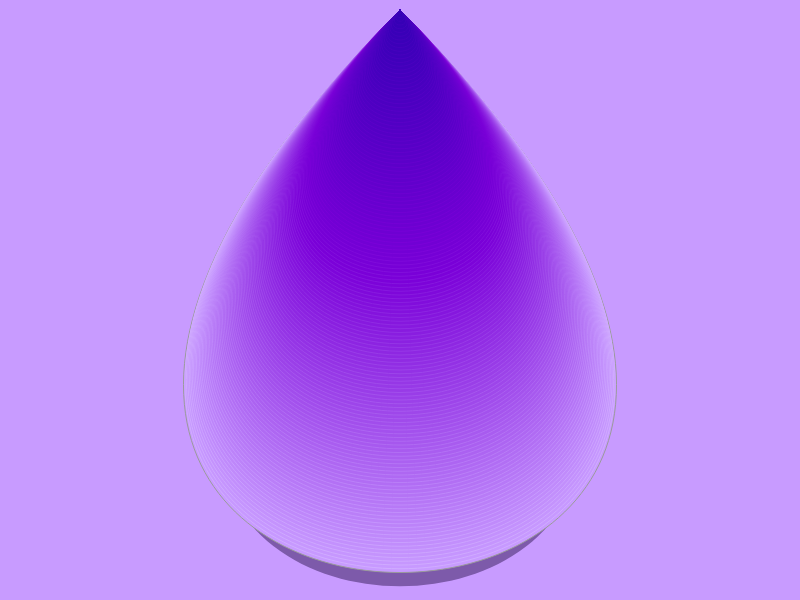
Frame 1 (no input)
Frame 60 (no input): identical to frame 1, image omitted
Frame 120 (the mouse pressed at the canvas centre since frame 60): identical to frame 1, image omitted

The p5.js sketch that drew this single still picture (run headless with seeded random() and noise() and a simulated clock; from frame 60 on, the mouse is pressed at the canvas centre):

// p5.js sketch
// ── sketch.js
function setup() 
{
  createCanvas(800, 600);
}

function draw() 
{
  background(200, 155, 255);

  let size = 750;
  let red = 200;
  let green = 155;
  let blue = 255;
  let fillColor = color(red, green, blue);
  let xPos = 400;
  let yPos = 10;
  let count = 0;

  noStroke();
  noFill();
  drawShape(xPos, yPos + 100, color(red - 75,green - 65, blue - 85), size - 115);
  stroke(155);
  while (size >= 0)
  {
    drawShape(xPos, yPos, fillColor, size);
    size = size - 5;
    red --;
    green -= 2
    if (count >= 1)
    {
      blue--;
      count = 0;
    }
    else
    {
      count++;
    }
    fillColor = color(red, green, blue);
    stroke(red +10, green + 20, blue + 5);
  }
}

function drawShape(x, y, fillColor, size) 
{
  fill(fillColor);
  beginShape();
  vertex(x, y);
  bezierVertex(x + size , y + size, x - size, y + size, x, y);
  endShape(CLOSE);
}
